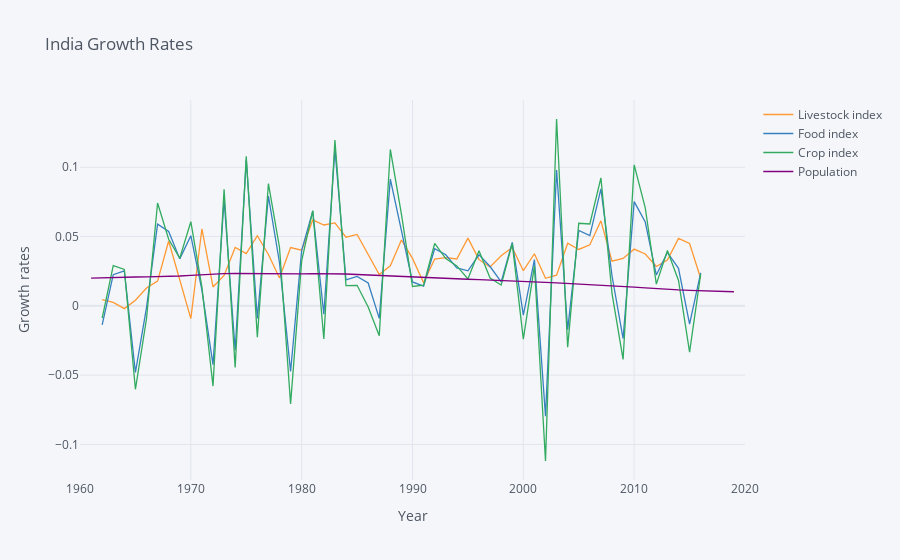

The code cell stored with this chart in its notebook:
### Code cell
np.log(food).diff().iplot(xTitle="Year",yTitle="Growth rates", title = 'India Growth Rates')
